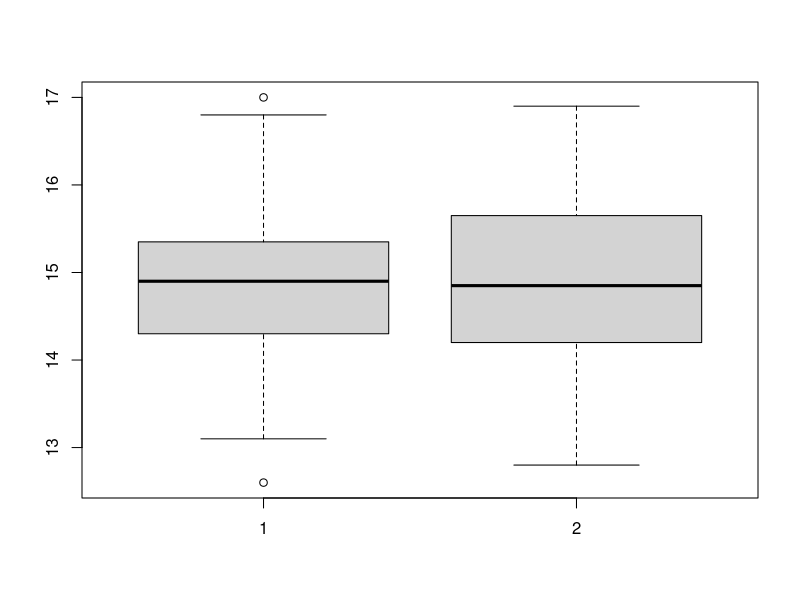

Reproduce this figure in R.
viscosities <- c(13.3, 14.5, 15.3, 15.3, 14.3, 14.8, 15.2, 14.5, 14.6, 14.1,
				 14.3, 16.1, 13.1, 15.5, 12.6, 14.6, 14.3, 15.4, 15.2, 16.8,
				 14.9, 13.7, 15.2, 14.5, 15.3, 15.6, 15.8, 13.3, 14.1, 15.4,
				 15.2, 15.2, 15.9, 16.5, 14.8, 15.1, 17.0, 14.9, 14.8, 14.0,
				 15.8, 13.7, 15.1, 13.4, 14.1, 14.8, 14.3, 14.3, 16.4, 16.9,
				 14.2, 16.9, 14.9, 15.2, 14.4, 15.2, 14.6, 16.4, 14.2, 15.7,
				 16.0, 14.9, 13.6, 15.3, 14.3, 15.6, 16.1, 13.9, 15.2, 14.4,
				 14.0, 14.4, 13.7, 13.8, 15.6, 14.5, 12.8, 16.1, 16.6, 15.6)
				 
boxplot(viscosities[c(1:40)], viscosities[c(41:80)])
